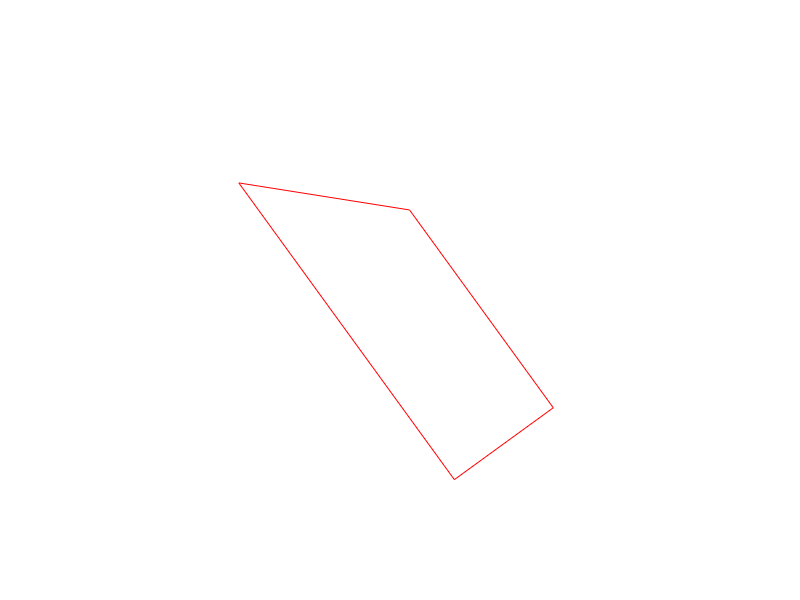

Here is the MATLAB script that generated this plot:
clc
clear 
close all

z = [0 1 1+2i 3i 0];
shg, clf reset
darkgreen = [0 2/3 0];
set(gcf,'color','white','menubar','none','numbertitle','off','name','Z rotation')
box on
mu = mean(z(1:end-1));
theta = pi/20*4;
omega = exp(i*theta);
z = omega*(z-mu) + mu;
line(real(z),imag(z),'color','r')
axis([-1.5 2.5 -0.5 3.5])
axis square
axis off